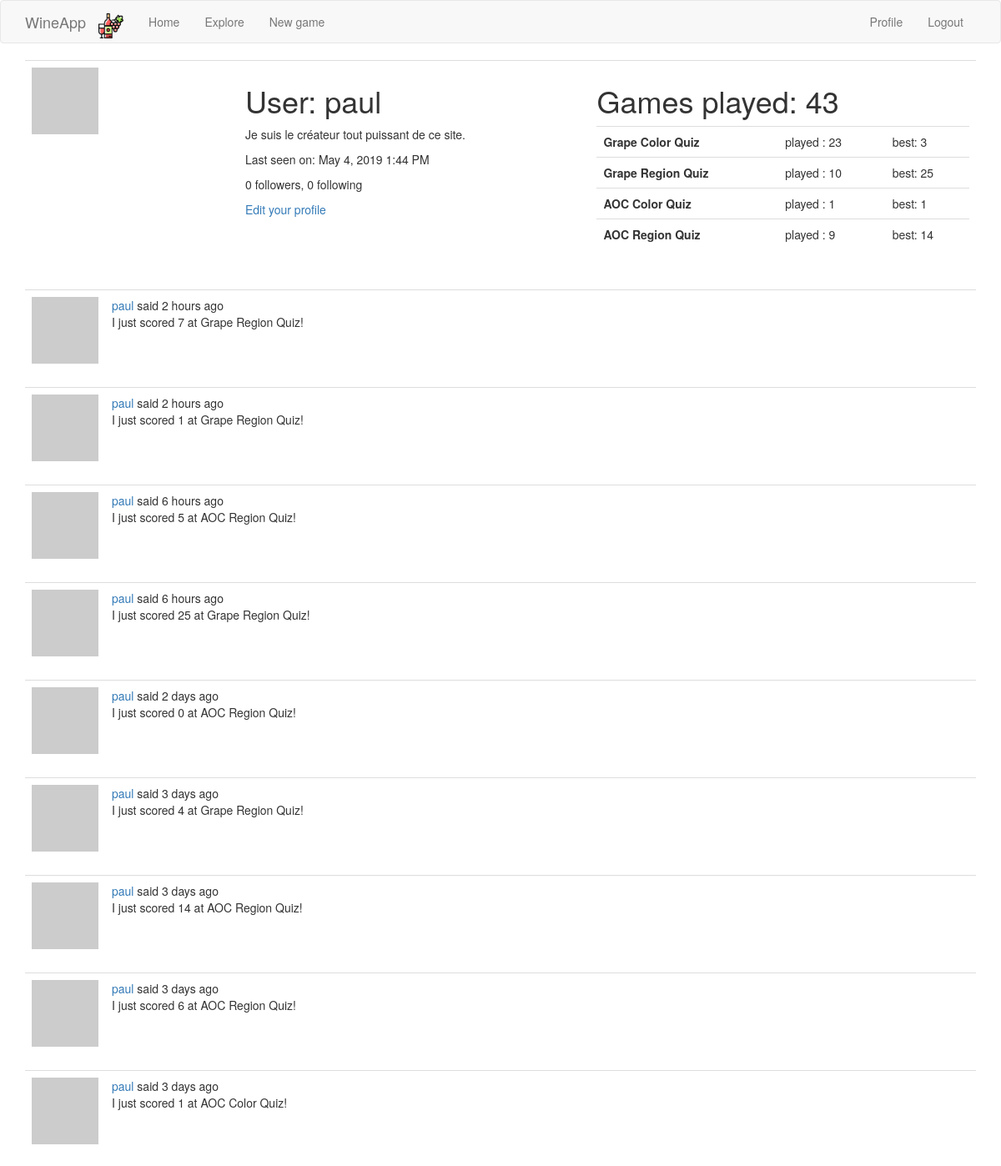
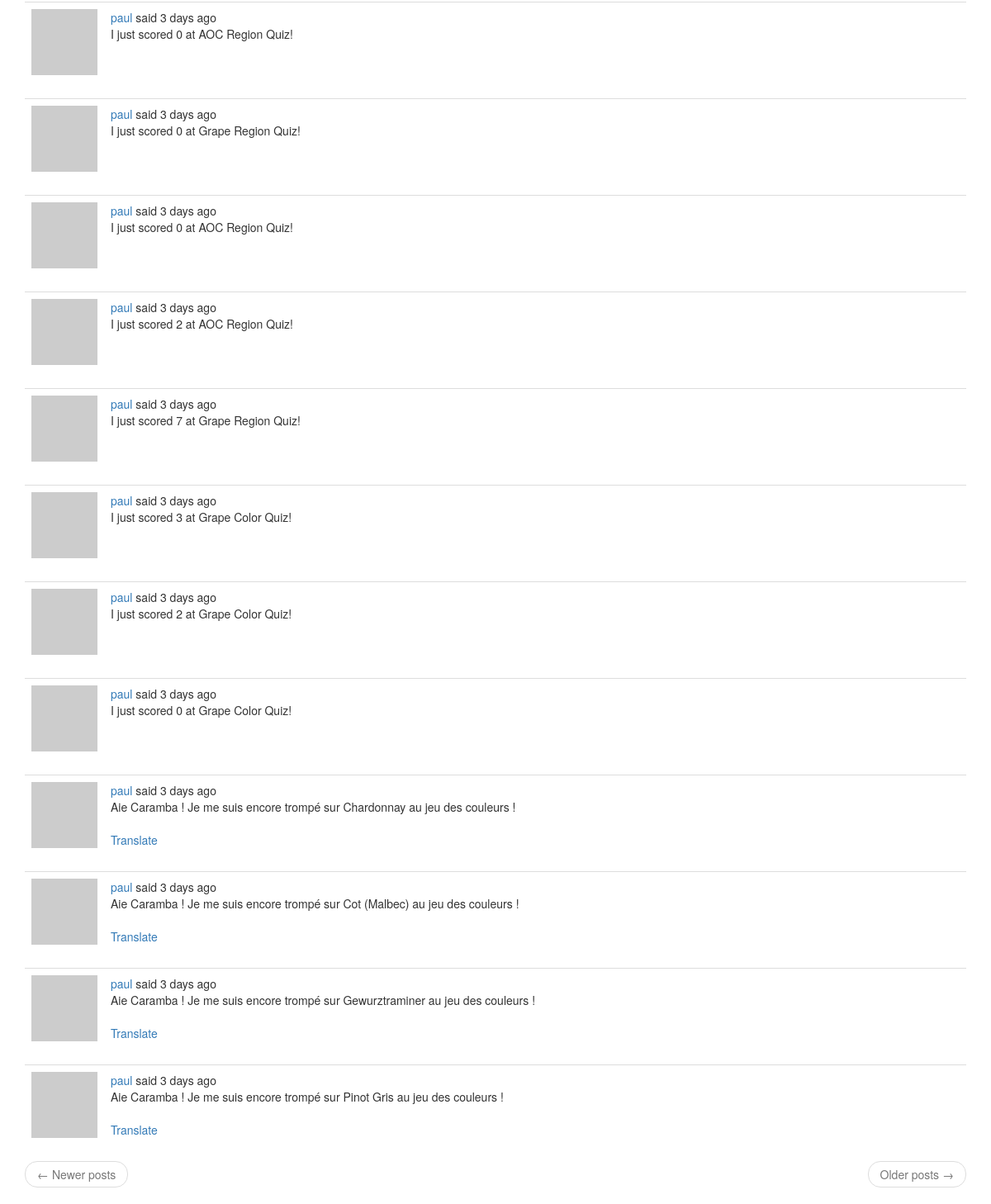
/user/paul (signed in), run on the app's committed database (2 pictures, top to bottom).
### app/models.py (models this page shows, shortened)
class User(UserMixin, db.Model):
    id = db.Column(db.Integer, primary_key=True)
    username = db.Column(db.String(64), index=True, unique=True)
    email = db.Column(db.String(120), index=True, unique=True)
    password_hash = db.Column(db.String(128))
    posts = db.relationship('Post', backref='author', lazy='dynamic')
    about_me = db.Column(db.String(140))
    last_seen = db.Column(db.DateTime, default=datetime.utcnow)
    followed = db.relationship(
        'User', secondary=followers,
        primaryjoin=(followers.c.follower_id == id),
        secondaryjoin=(followers.c.followed_id == id),
        backref=db.backref('followers', lazy='dynamic'), lazy='dynamic')
    def avatar(self, size):
        digest = md5(self.email.lower().encode('utf-8')).hexdigest()
        return 'https://www.gravatar.com/avatar/{}?d=identicon&s={}'.format(
            digest, size)

class Game(db.Model):
    id = db.Column(db.Integer, primary_key=True)
    player_id = db.Column(db.Integer, db.ForeignKey('user.id'))
    game_type = db.Column(db.String(140), index=True)
    score = db.Column(db.Integer, default=0)
    timestamp = db.Column(db.DateTime, default=datetime.utcnow)
    is_over = db.Column(db.Boolean, default=False)

class Post(db.Model):
    id = db.Column(db.Integer, primary_key=True)
    body = db.Column(db.String(140))
    timestamp = db.Column(db.DateTime, index=True, default=datetime.utcnow)
    user_id = db.Column(db.Integer, db.ForeignKey('user.id'))
    language = db.Column(db.String(5))

### app/main/routes.py (the view)
@bp.route('/user/<username>')
@login_required
def user(username):
    user = User.query.filter_by(username=username).first_or_404()
    games = Game.query.filter_by(player_id=user.id).all()
    nb_played_games = len(games)
    games_data = {}
    for game_type, game_name in current_app.config['GAMES_TO_NAMES'].items():
        games_data[game_name] = [game for game in games if game.game_type == game_name]
    games_data_final = []
    for game_name, games in games_data.items():
        if len(games) > 0:
            games_data_final.append((game_name, len(games), max(games, key=lambda x: x.score).score,
                                     current_app.config['GAMES_TO_NAMES'].get(game_name)))
    print(games_data_final)
    page = request.args.get('page', 1, type=int)
    posts = user.posts.order_by(Post.timestamp.desc()).paginate(
        page, current_app.config['POSTS_PER_PAGE'], False)
    next_url = url_for('main.user', username=user.username,
                       page=posts.next_num) if posts.has_next else None
    prev_url = url_for('main.user', username=user.username,
                       page=posts.prev_num) if posts.has_prev else None
    return render_template('user.html', user=user, posts=posts.items,
                           next_url=next_url, prev_url=prev_url, nb_played_games=nb_played_games,
                           games_data_final=games_data_final)

### app/main/routes.py (called while the page is built)
@bp.before_app_request
def before_request():
    if current_user.is_authenticated:
        current_user.last_seen = datetime.utcnow()
        db.session.commit()
    g.locale = str(get_locale())

### app/models.py (called while the page is built)
@login.user_loader
def load_user(id):
    return User.query.get(int(id))

### app/templates/user.html
{% extends "base.html" %}
{% block app_content %}
<table class="table table-hover">
    <tr>
        <td width="256px"><img src="{{ user.avatar(256) }}"></td>
        <td>
            <h1>{{ _('User') }}: {{ user.username }}</h1>
            {% if user.about_me %}<p>{{ user.about_me }}</p>{% endif %}
            {% if user.last_seen %}
            <p>{{ _('Last seen on') }}: {{ moment(user.last_seen).format('LLL') }}</p>
            {% endif %}
            <p>{{ _('%(count)d followers', count=user.followers.count()) }}, {{ _('%(count)d following',
                count=user.followed.count()) }}</p>
            {% if user == current_user %}
            <p><a href="{{ url_for('main.edit_profile') }}">{{ _('Edit your profile') }}</a></p>
            {% elif not current_user.is_following(user) %}
            <p><a href="{{ url_for('main.follow', username=user.username) }}">{{ _('Follow') }}</a></p>
            {% else %}
            <p><a href="{{ url_for('main.unfollow', username=user.username) }}">{{ _('Unfollow') }}</a></p>
            {% endif %}
        </td>
        <td>
            <h1>Games played: {{ nb_played_games }}</h1>
            <table class="table table-hover">
                {% for game in games_data_final %}
                <tr onclick="window.location='{{ url_for('main.new_game') }}'">
                    <th>{{ game[0] }}</th>
                    <td>played : {{ game[1] }}</td>
                    <td>best: {{ game[2] }}</td>
                    {% endfor %}
                </tr>
            </table>
        </td>
    </tr>
</table>
{% for post in posts %}
{% include '_post.html' %}
{% endfor %}
<nav aria-label="...">
    <ul class="pager">
        <li class="previous{% if not prev_url %} disabled{% endif %}">
            <a href="{{ prev_url or '#' }}">
                <span aria-hidden="true">&larr;</span> {{ _('Newer posts') }}
            </a>
        </li>
        <li class="next{% if not next_url %} disabled{% endif %}">
            <a href="{{ next_url or '#' }}">
                {{ _('Older posts') }} <span aria-hidden="true">&rarr;</span>
            </a>
        </li>
    </ul>
</nav>
{% endblock %}

### app/templates/_post.html (shortened to what this page needs)
    <table class="table table-hover">
        <tr>
            <td width="70px">
                <a href="{{ url_for('main.user', username=post.author.username) }}">
                    <img src="{{ post.author.avatar(70) }}" />
                </a>
            </td>
            <td>
                {{ _('%(username)s said %(when)s',
                    username=user_link, when=moment(post.timestamp).fromNow()) }}
                <br>
                <span id="post{{ post.id }}">{{ post.body }}</span>
                {% if post.language and post.language != g.locale %}
                <br><br>
                <span id="translation{{ post.id }}">
                    <a href="javascript:translate(
                                '#post{{ post.id }}',
                                '#translation{{ post.id }}',
                                '{{ post.language }}',
                                '{{ g.locale }}');">{{ _('Translate') }}</a>
                </span>
                {% endif %}
            </td>
        </tr>
    </table>

### data on the page
User: username "paul", about_me "Je suis le créateur tout puissant de ce site.", last_seen "May 4, 2019 1:44 PM"
Game: game_type "Grape Region Quiz", game "10", score "25"
Game: game_type "AOC Color Quiz", game "1"
Game: game_type "AOC Region Quiz", game "9", score "14"
Post: body "I just scored 7 at Grape Region Quiz!"
Post: body "I just scored 1 at Grape Region Quiz!"
Post: body "I just scored 5 at AOC Region Quiz!"
Post: body "I just scored 25 at Grape Region Quiz!"
Post: body "I just scored 0 at AOC Region Quiz!"
Post: body "I just scored 4 at Grape Region Quiz!"
Post: body "I just scored 14 at AOC Region Quiz!"
Post: body "I just scored 6 at AOC Region Quiz!"
Post: body "I just scored 1 at AOC Color Quiz!"
Post: body "I just scored 0 at AOC Region Quiz!"
Post: body "I just scored 0 at Grape Region Quiz!"
Post: body "I just scored 0 at AOC Region Quiz!"
Post: body "I just scored 2 at AOC Region Quiz!"
Post: body "I just scored 7 at Grape Region Quiz!"
Post: body "I just scored 3 at Grape Color Quiz!"
Post: body "I just scored 2 at Grape Color Quiz!"
Post: body "I just scored 0 at Grape Color Quiz!"
Post: body "Aie Caramba ! Je me suis encore trompé sur Chardonnay au jeu des couleurs !"
Post: body "Aie Caramba ! Je me suis encore trompé sur Cot (Malbec) au jeu des couleurs !"
Post: body "Aie Caramba ! Je me suis encore trompé sur Gewurztraminer au jeu des couleurs !"
Post: body "Aie Caramba ! Je me suis encore trompé sur Pinot Gris au jeu des couleurs !"

### other printed values
{{ nb_played_games }} "43"
{{ game[0] }} "Grape Color Quiz"
{{ game[1] }} "23"
{{ game[2] }} "3"
